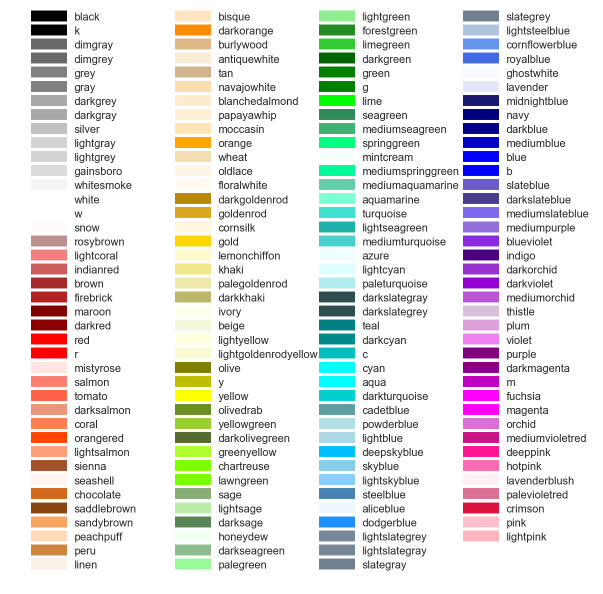
#> input picture Other/Colors.png, 1206 x 1187 px (shown at 1/2 size)
$ python imgg.py
#> lines starting #> are read from the running program, lines starting #| are printed output that depends on the picture
#> the answer given: ../Other/Colors.png
# -*- coding: utf-8 -*-
"""
Created on Tue Nov 21 10:22:02 2017

This file loads a 3D array and interpolates a new 3D array using a spline fit.

@author: Hristo Goumnerov
"""
#%% Import modules

# import numpy for advanced mathematical operations
import numpy as np

# import scipy for scientific operations
import scipy as sp
from scipy.ndimage import imread as imr

# import matplotlib for plotting
import matplotlib.pyplot as plt
from mpl_toolkits.mplot3d import Axes3D

# import tkinter for file selection dialog
import tkinter
tkinter.Tk().withdraw()
from tkinter.filedialog import askopenfilename as ask

#%% Functions

# function to load image and convert it to a 3D integer array
def load_image(infilename):
#> called with infilename = '../Other/Colors.png'
    img = imr(infilename)
#> img is the input picture: shape (1187, 1206, 4); mean R, G, B, A 227.5, 226.6, 225.7, 255
    data = np.asarray(img, dtype="int32" )

    return data

# function to interpolate new array with a specified spline fit degree
def recspl(inp,m,n):
    x0 = np.arange(1,np.shape(inp)[0]+1,1)
    y0 = np.arange(1,np.shape(inp)[1]+1,1)

    xn = np.arange(1,m,1)
    yn = np.arange(1,n,1)

    xnn, ynn = np.meshgrid(xn, yn)
    f = sp.interpolate.RectBivariateSpline(y0,x0,inp.T)
    zn = f(xn,yn).T

    return xnn,ynn,zn

#%% Run functions

# filename(s)
inp = ask()

# original data
data = load_image(inp)

m = np.shape(data)[0]
#> m = 1187
n = np.shape(data)[1]
#> n = 1206

x = np.arange(1,m+1,1)
#> x = 1187 values from 1 to 1187
y = np.arange(1,n+1,1)
#> y = 1206 values from 1 to 1206
Xo, Yo = np.meshgrid(x,y)
Zo = data[:,:,0].T
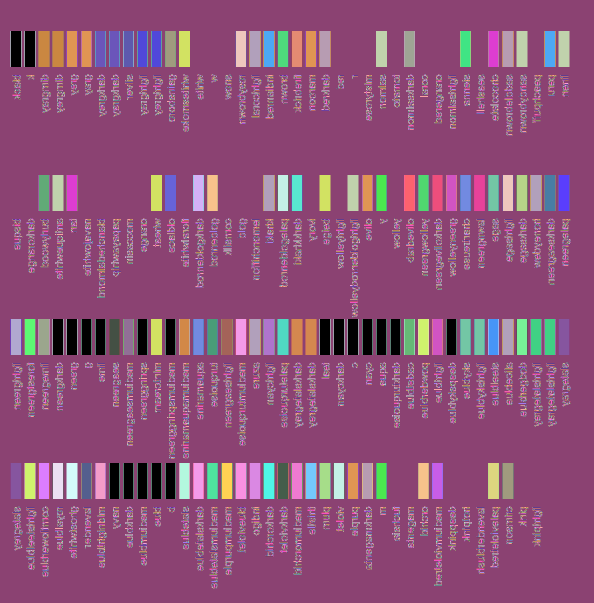
#> Zo: shape (1206, 1187) int32 (shown at 1/2 size); 223 distinct labels, from 0 to 255; one colour per label, 0 black

# interpolated data
xs = 600
ys = 600
Xi, Yi, Zi = recspl(Zo,xs,ys)
#> in recspl, `zn = f(xn,yn).T`:
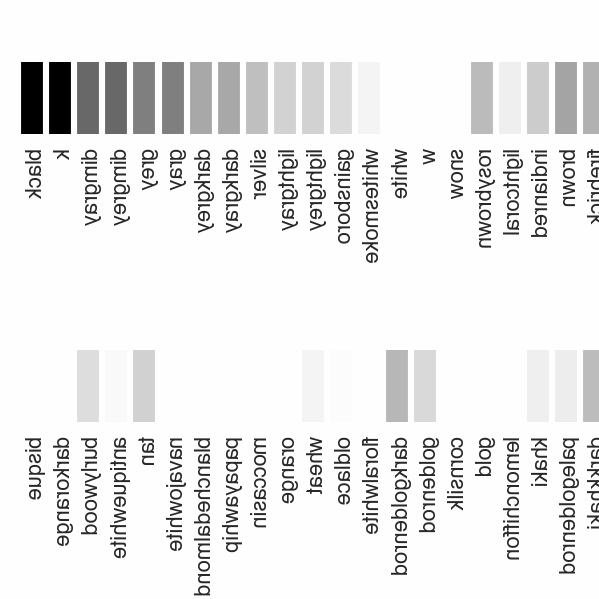
#> zn: shape (599, 599) float64; min -3.91e-14, max 255, mean 235.8; drawn with min black and max white
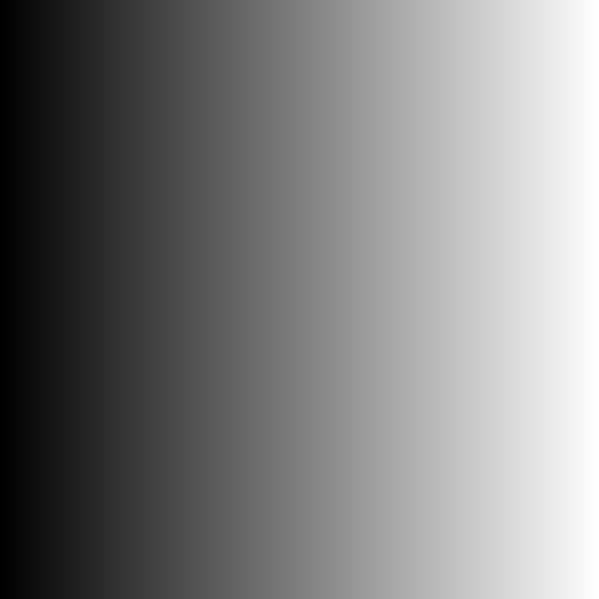
#> Xi: shape (599, 599) int64; min 1, max 599, mean 300; drawn with min black and max white
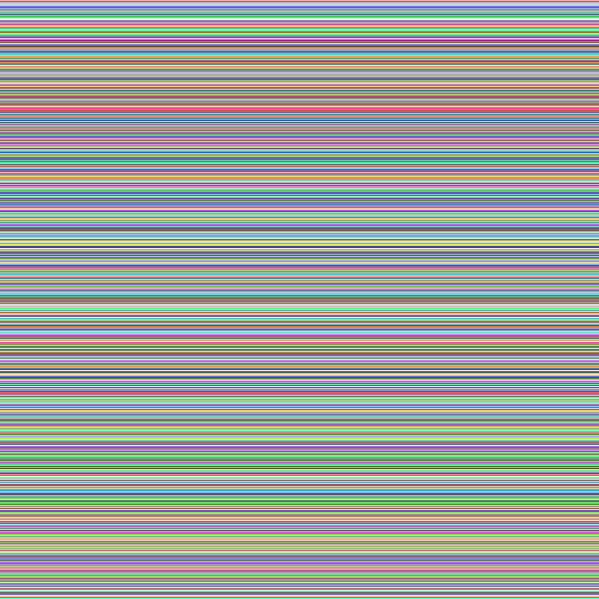
#> Yi: shape (599, 599) int64; 599 distinct labels, from 1 to 599; one colour per label, 0 black

#%% Plot

# original
fig = plt.figure()
ax = fig.add_subplot(111, projection='3d')
ax.plot_surface(Xo,Yo,Zo)

# interpolated
fig2 = plt.figure()
ax2 = fig2.add_subplot(111, projection='3d')
ax2.plot_surface(Xi,Yi,Zi)
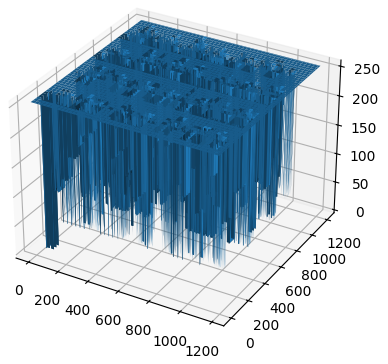
#> figure drawn by matplotlib, 1 panel
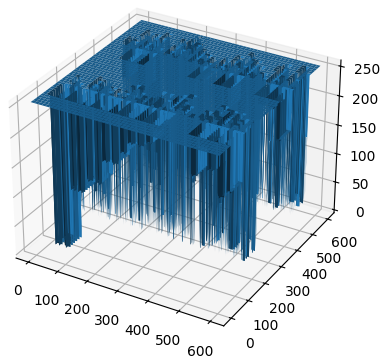
#> figure drawn by matplotlib, 1 panel
